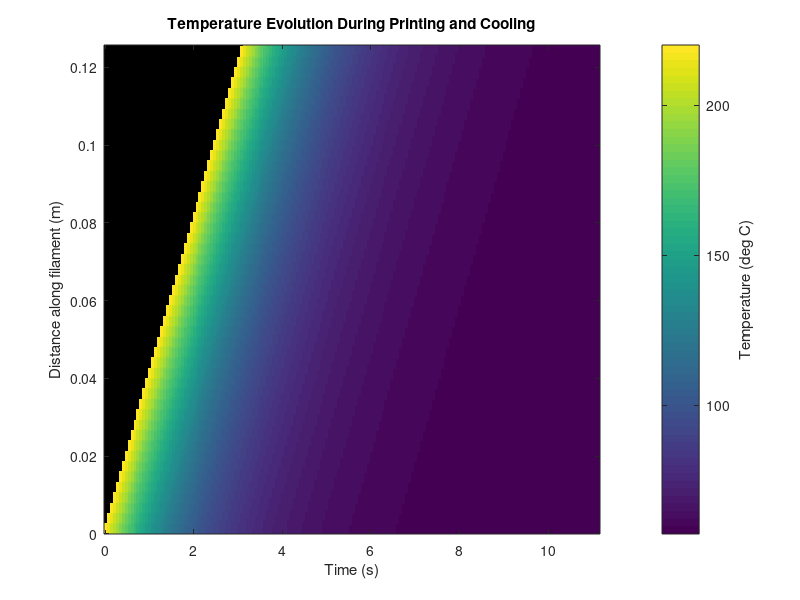

The MATLAB source for this figure:
rho = 1240; %Density of filament
cp = 1800; %Specific heat capacity of filament
k = 0.2; %Thermal Conductivity
h = 15; %convection coeff to air
hp = 500; %convection coeff to hot plate
a = 0.0004; %length of cross-section of filament

Tdep = 220; %nozzle temp
Tinf = 22; %ambient temp
Tp = 60; %Hot plate temp

vp = 0.04; %printing speed

r = 0.02; %radius of circle to be printed

Ltotal = 2*pi*r; %distance to print

tprint = Ltotal/vp; %minimum time needed to print

%Discretizationnnnn

%spatial discretization
N = 1001; %more cells = better results = bad computation time
s = linspace(0, Ltotal, N)';
ds = s(2)-s(1);

alpha = k/(rho*cp);
betaAir = 3*h/(rho*cp*a);
betaPlate = hp/(rho*cp*a);

%time discretization
dtMax = 1/(2*alpha/ds^2 + betaAir + betaPlate); %explicit scheme
dt = 0.8*dtMax;

tEnd = tprint + 8; %change number to continue simulation for time beyond printing
Nt = ceil(tEnd/dt) + 1;
dt = tEnd/(Nt-1); %adjusting time step based on end time.
time = linspace(0, tEnd,Nt);

%%Temp field
T = nan(N,Nt); %Temp at node i at j time [T(i,j)]
T(:,1) = nan;

T(1,1) = Tdep;

for j = 2:Nt
    tNow = time(j);

    %nodes where material is deposited
    nActive = min(N, floor(vp*tNow/ds)+1); %so that we do not exceed the size of matrix
    nActive = max(nActive,1); %at least one node is active

    T(:,j) = T(:,j-1);

    %assign initial temp to all freshly deposited nodes
    for q = 1:nActive
        if isnan(T(q,j-1))
            T(q,j-1) = Tdep;
        end
    end

    %temp of active nodes at prev time
    Told = T(1:nActive,j-1);

    %boundry flux approximation
    Tleft = Told;
    Tright = Told;

    if nActive > 1
        Tleft(2:end) = Told(1:end-1);
        Tright(1:end-1) = Told(2:end);
    end

    lapT = (Tleft - 2*Told + Tright)/ds^2; %fourier law

    dTdt = alpha*lapT - betaAir*(Told-Tinf) - betaPlate*(Told-Tp);

    T(1:nActive,j) = Told + dt*dTdt;
end

%%plot of spatial and temporal distribution of temperature

figure;
imagesc(time,s,T);
set(gca,'YDir','normal');
xlabel('Time (s)');
ylabel('Distance along filament (m)');
title('Temperature Evolution During Printing and Cooling');
cb = colorbar;
ylabel(cb,'Temperature (deg C)');

idxPrint = find(time >= tprint,1);
uniformTolerance = 1;

coolingTime = 0;
uniformTime = 0;

for j = idxPrint:Nt
    activeT = T(:,j);
    activeT = activeT(~isnan(activeT));
    
    if isempty(activeT)
        continue;
    end

    tempRange = max(activeT) - min(activeT);

    if tempRange <= uniformTolerance
        uniformTime = time(j);
        coolingTime = uniformTime - tprint;
        break;
    end
end

if uniformTime == 0
    fprintf('Filament did not reach the uniformity threshold. Increase simulation time\n');
else
    fprintf('Uniformity reached at %.3f s (%.3f s after printing).\n', ...
        uniformTime, coolingTime);
    fprintf('Total printing time       : %.3f s\n', tprint);
    fprintf('Additional cooling time   : %.3f s\n', coolingTime);
    fprintf('Total time (print + cool) : %.3f s\n', (tprint + coolingTime));
end
